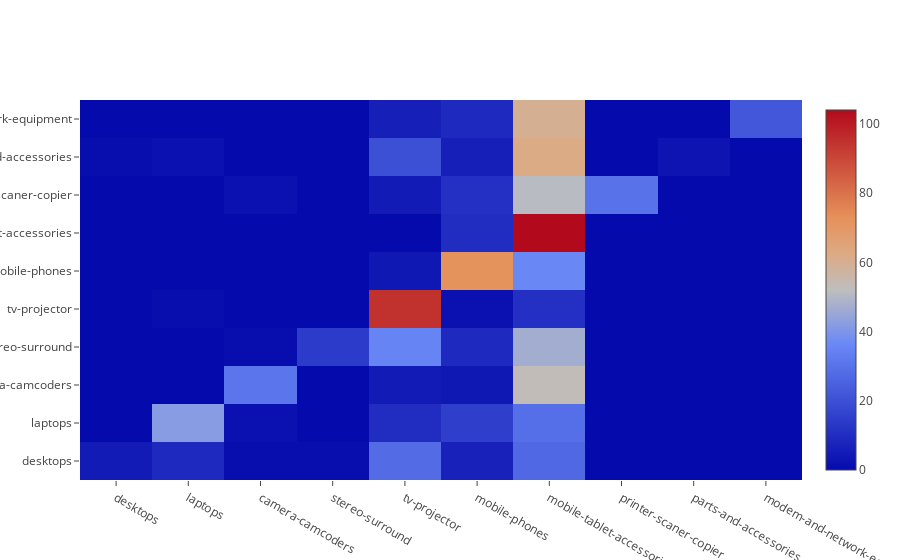

The notebook cell this image was saved under:
### Markdown cell above
<div style="direction:ltr;line-height:300%;"><font face="XB Zar" size=5>
    <h3>
        display Confusion Matrix  
    </h3>
At this point, we show the matrix of confluence, and then we find the classes that have the most error.    <br>
</font>
</div>

### Code cell
from plotly.offline import iplot, init_notebook_mode
from plotly import graph_objs as go

init_notebook_mode(connected=True)


iplot([go.Heatmap(z=confusion_matrix, x=classes_title, y=classes_title)])

### Figure 1 — Plotly figure (JSON) as saved in the notebook; plotly's stock layout.template omitted (floating-point values rounded to 4 significant figures)
{"data": [{"type": "heatmap", "uid": "ba298307-2d97-47dd-9c60-a37b7468996b", "x": ["desktops", "laptops", "camera-camcoders", "stereo-surround", "tv-projector", "mobile-phones", "mobile-tablet-accessories", "printer-scaner-copier", "parts-and-accessories", "modem-and-network-equipment"], "y": ["desktops", "laptops", "camera-camcoders", "stereo-surround", "tv-projector", "mobile-phones", "mobile-tablet-accessories", "printer-scaner-copier", "parts-and-accessories", "modem-and-network-equipment"], "z": [[5, 9, 1, 1, 28, 7, 27, 0, 0, 0], [0, 42, 2, 0, 10, 15, 29, 0, 0, 0], [0, 0, 31, 0, 5, 4, 53, 0, 0, 0], [0, 0, 1, 14, 35, 9, 47, 0, 0, 0], [0, 1, 0, 0, 95, 2, 11, 0, 0, 0], [0, 0, 0, 0, 4, 72, 36, 0, 0, 0], [0, 0, 0, 0, 0, 10, 104, 0, 0, 0], [0, 0, 2, 0, 5, 11, 51, 30, 0, 0], [1, 2, 0, 0, 20, 6, 62, 0, 3, 0], [0, 0, 0, 0, 6, 9, 60, 0, 0, 22]]}], "layout": {}}
